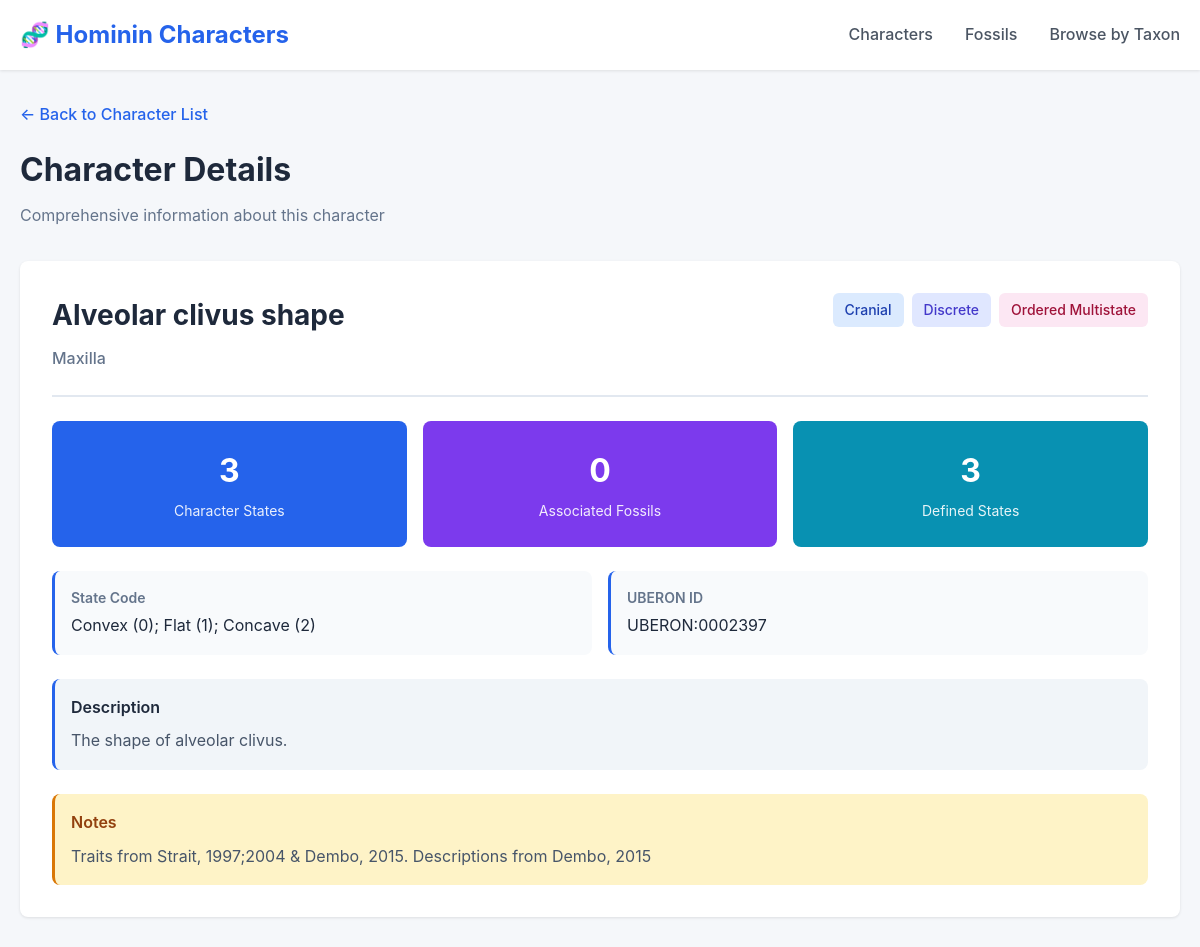
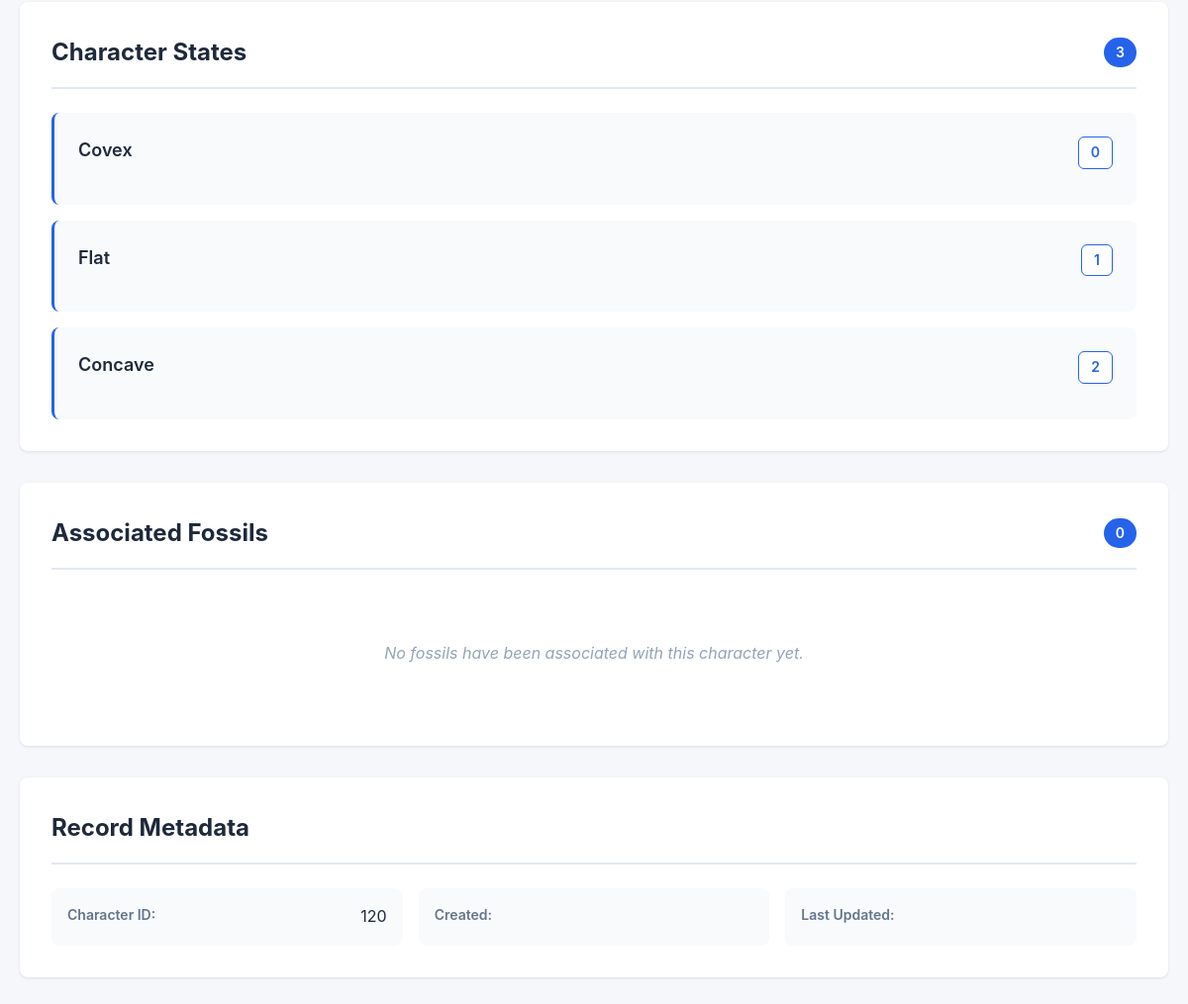
Screenshot of /characters/120/ with the database file from the repository (2 pictures, top to bottom).
### hcdb/models.py (models this page shows, shortened)
class Character(models.Model):
    character = models.CharField(max_length=100, null=False)
    skeletal_element = models.CharField(max_length=20, null=True, blank=True)
    anatomical_region = models.CharField(max_length=100, null=True, blank=True, choices=REGIONAL_CHOICES)
    character_type = models.CharField(max_length=100, null=False, blank=True, choices=CHARTYPE_CHOICES)
    multistate_type = models.CharField(max_length=100, null=False, blank=True, choices=ORDER_CHOICES)
    character_designation = models.CharField(max_length=50, null=True, blank=True, choices=CHARDESIGNATION_CHOICES)
    character_significance = models.CharField(max_length=50, null=True, blank=True, choices=CHARSIGNIFICANCE_CHOICES)
    uberon_ID = models.CharField(max_length=100, null=True, blank=True)
    state_code = models.TextField(null=True, blank=True)
    number_of_states = models.IntegerField(default=2, null=True, blank=True)
    taxa_found = models.CharField(max_length=200, null=True, blank=True, choices=TAXA_CHOICES)
    description = models.TextField(null=True, blank=True)
    notes = models.TextField(null=True, blank=True)

class CharacterState(models.Model):
    character = models.ForeignKey(Character, on_delete=models.CASCADE,
                                  related_name='states',
                                  help_text="The character this state belongs to")
    state_code = models.CharField(max_length=10, null=False, blank=False,
                                  help_text="Code for this state (e.g., 0, 1, 2, A, B)")
    state_name = models.CharField(max_length=100, null=False, blank=False,
                                  help_text="Name/label of the state")
    state_description = models.TextField(null=True, blank=True,
                                        help_text="Detailed description of this state")
    state_order = models.IntegerField(default=0, null=True, blank=True,
                                     help_text="Order of this state (for ordered multistate characters)")
    is_derived = models.BooleanField(default=False, null=True, blank=True,
                                    help_text="Whether this is a derived state")
    notes = models.TextField(null=True, blank=True)
    created_at = models.DateTimeField(auto_now_add=True)
    updated_at = models.DateTimeField(auto_now=True)
    class Meta:
        ordering = ['character', 'state_order', 'state_code']
        verbose_name = 'Character State'
        verbose_name_plural = 'Character States'
        unique_together = ['character', 'state_code']

### hcdb/views.py (the view)
# urls.py: path('characters/<int:pk>/', views.CharacterDetailView.as_view(), name='character_detail'),
class CharacterDetailView(generic.DetailView):
    model = Character
    template_name = 'hcdb/character_detail.html'
    context_object_name = 'character'
    def get_context_data(self, **kwargs):
        context = super().get_context_data(**kwargs)
        character = self.get_object()
        context['states'] = character.states.all().order_by('state_order', 'state_code')
        context['fossils'] = Fossil.objects.filter(
            character_states__character=character
        ).distinct().select_related().prefetch_related('character_states')
        return context

### hcdb/templates/hcdb/character_detail.html (shortened to what this page needs)
<!DOCTYPE html>
<html lang="en">
<head>
</head>
<body>
    <nav class="navbar">
        <div class="container">
            <a href="{% url 'hcdb:home' %}" class="navbar-brand">🧬 Hominin Characters</a>
            <div class="navbar-links">
                <a href="{% url 'hcdb:character_list' %}">Characters</a>
                <a href="{% url 'hcdb:fossil_list' %}">Fossils</a>
                <a href="{% url 'hcdb:browse_by_taxon' %}">Browse by Taxon</a>
            </div>
        </div>
    </nav>
    <div class="container">
        <a href="{% url 'hcdb:character_list' %}" class="back-link">← Back to Character List</a>
        <div class="page-header">
            <h1 class="page-title">Character Details</h1>
            <p class="page-subtitle">Comprehensive information about this character</p>
        </div>
        <div class="character-overview">
            <div class="overview-header">
                <div class="character-title">
                    <div class="character-name-large">{{ character.character }}</div>
                    {% if character.skeletal_element %}
                        <div class="character-element-large">{{ character.skeletal_element }}</div>
                    {% endif %}
                </div>
                <div class="character-badges">
                    {% if character.anatomical_region %}
                        <span class="badge badge-region">{{ character.get_anatomical_region_display }}</span>
                    {% endif %}
                    {% if character.character_type %}
                        <span class="badge badge-type">{{ character.get_character_type_display }}</span>
                    {% endif %}
                    {% if character.multistate_type %}
                        <span class="badge badge-multistate">{{ character.get_multistate_type_display }}</span>
                    {% endif %}
                </div>
            </div>
            <div class="stats-grid">
                <div class="stat-box">
                    <div class="stat-number">{{ states.count }}</div>
                    <div class="stat-label">Character States</div>
                </div>
                <div class="stat-box" style="background: #7c3aed;">
                    <div class="stat-number">{{ fossils.count }}</div>
                    <div class="stat-label">Associated Fossils</div>
                </div>
                {% if character.number_of_states %}
                <div class="stat-box" style="background: #0891b2;">
                    <div class="stat-number">{{ character.number_of_states }}</div>
                    <div class="stat-label">Defined States</div>
                </div>
                {% endif %}
            </div>
            <div class="info-grid">
                {% if character.state_code %}
                <div class="info-card">
                    <div class="info-label">State Code</div>
                    <div class="info-value">{{ character.state_code }}</div>
                </div>
                {% endif %}
                {% if character.uberon_ID %}
                <div class="info-card">
                    <div class="info-label">UBERON ID</div>
                    <div class="info-value">{{ character.uberon_ID }}</div>
                </div>
                {% endif %}
            </div>
            {% if character.description %}
            <div class="description-section">
                <div class="description-title">Description</div>
                <div class="description-text">{{ character.description|linebreaks }}</div>
            </div>
            {% endif %}
            {% if character.notes %}
            <div class="description-section" style="background: #fef3c7; border-left-color: #d97706;">
                <div class="description-title" style="color: #92400e;">Notes</div>
                <div class="description-text">{{ character.notes|linebreaks }}</div>
            </div>
            {% endif %}
        </div>
        <div class="section">
            <div class="section-header">
                <h2 class="section-title">Character States</h2>
                <span class="section-count">{{ states.count }}</span>
            </div>
            {% if states %}
                <div class="states-grid">
                    {% for state in states %}
                        <div class="state-card {% if state.is_derived %}derived{% endif %}">
                            <div class="state-header">
                                <div class="state-name">{{ state.state_name }}</div>
                                <div class="state-meta">
                                    <span class="state-code">{{ state.state_code }}</span>
                                </div>
                            </div>
                        </div>
                    {% endfor %}
                </div>
            {% else %}
                <div class="no-data">
                    No character states defined for this character yet.
                </div>
            {% endif %}
        </div>
        <div class="section">
            <div class="section-header">
                <h2 class="section-title">Associated Fossils</h2>
                <span class="section-count">{{ fossils.count }}</span>
            </div>
            {% if fossils %}
                <table class="fossils-table">
                    <thead>
                        <tr>
                            <th>Fossil ID</th>
                            <th>Taxon</th>
                            <th>Element Type</th>
                            <th>Region</th>
                            <th>Character States</th>
                        </tr>
                    </thead>
                    <tbody>
                        {% for fossil in fossils %}
                            <tr>
                                <td>
                                    <a href="{% url 'hcdb:fossil_detail' fossil.pk %}" class="fossil-link">
                                        {{ fossil.fossil_id }}
                                    </a>
                                </td>
                                <td>
                                    {% if fossil.taxon %}
                                        <span class="taxon-badge">{{ fossil.get_taxon_display }}</span>
                                    {% else %}
                                        —
                                    {% endif %}
                                </td>
                                <td>{{ fossil.element_type|default:"—" }}</td>
                                <td>{{ fossil.get_anatomical_region_display|default:"—" }}</td>
                                <td>{{ fossil.character_states.count }}</td>
                            </tr>
                        {% endfor %}
                    </tbody>
                </table>
            {% else %}
                <div class="no-data">
                    No fossils have been associated with this character yet.
                </div>
            {% endif %}
        </div>
        <div class="section">
            <div class="section-header">
                <h2 class="section-title">Record Metadata</h2>
            </div>
            <div class="metadata">
                <div class="metadata-item">
                    <span class="metadata-label">Character ID:</span>
                    <span class="metadata-value">{{ character.id }}</span>
                </div>
                <div class="metadata-item">
                    <span class="metadata-label">Created:</span>
                </div>
                <div class="metadata-item">
                    <span class="metadata-label">Last Updated:</span>
                </div>
            </div>
        </div>
    </div>
</body>
</html>

### rows the page displays
Character: character "Alveolar clivus shape", skeletal_element "Maxilla", anatomical_region "Cranial", character_type "Discrete", multistate_type "Ordered Multistate", number_of_states "3", state_code "Convex (0); Flat (1); Concave (2)", uberon_ID "UBERON:0002397", description "The shape of alveolar clivus.", notes "Traits from Strait, 1997;2004 & Dembo, 2015. Descriptions from Dembo, 2015", id "120"
CharacterState: state_name "Covex", state_code "0"
CharacterState: state_name "Flat", state_code "1"
CharacterState: state_name "Concave", state_code "2"

### other values shown
{{ states.count }} "3"
{{ fossils.count }} "0"
